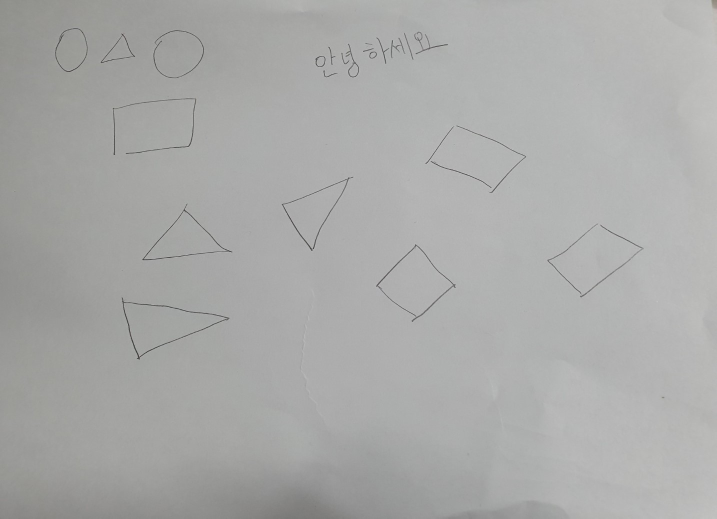
#> input picture sample_images/sample_ppt/7.jpg, 1433 x 1037 px, found by its file name (shown at 1/2 size)
$ python a.py
#> lines starting #> are read from the running program, lines starting #| are printed output that depends on the picture; after the words box and inside, x2 and y2 are one past the last pixel; in counts of white or black regions, pixels touching at a corner belong together
import cv2
import numpy as np
# load image
img = cv2.imread('D:/practice/contour/sample_images/sample_ppt/7.jpg')
#> img is the input picture: shape (1037, 1433, 3); mean B, G, R 168.6, 169.8, 169.3

blur = cv2.GaussianBlur(img, (5, 5), 0)
imgray = cv2.cvtColor(blur, cv2.COLOR_BGR2GRAY)
th1 = cv2.adaptiveThreshold(imgray, 255, cv2.ADAPTIVE_THRESH_GAUSSIAN_C, cv2.THRESH_BINARY, 15, 8)  # gaussian
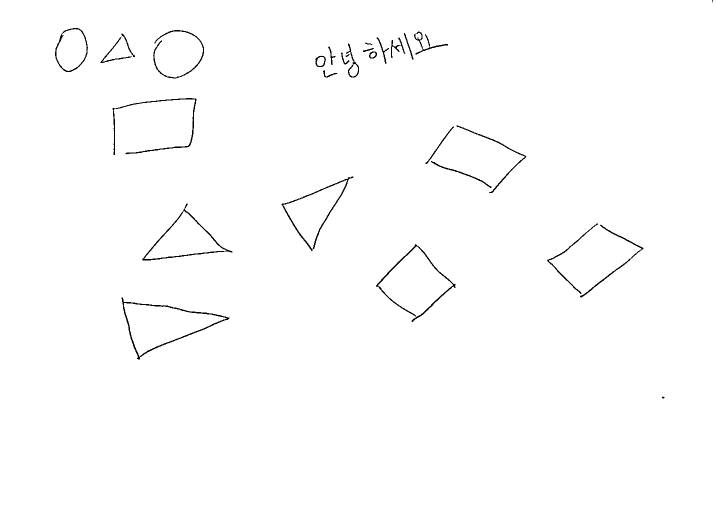
#> th1: shape (1037, 1433) (shown at 1/2 size); 99.2% white; black in thin lines or dots, all inside (x1, y1, x2, y2) = (110, 0, 1426, 797)
kernel = np.ones((7, 3), np.uint8)

# threshold
thresh  = cv2.morphologyEx(th1, cv2.MORPH_ERODE, kernel, iterations=3)
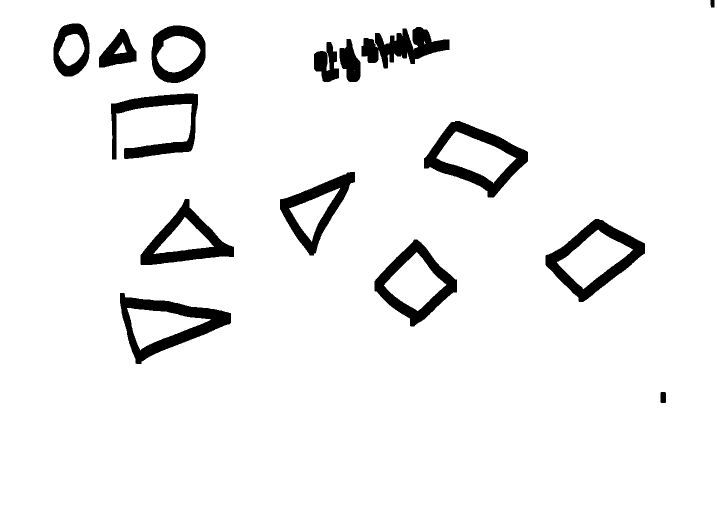
#> thresh: shape (1037, 1433) (shown at 1/2 size); 94.1% white; 15 black regions, largest, box (x1, y1, x2, y2) and area: (240, 586, 462, 728) 10154, (848, 242, 1056, 395) 9715, (1091, 438, 1290, 604) 9521

# apply close morphology
#kernel = np.ones((5,5), np.uint8)
kernel = cv2.getStructuringElement(cv2.MORPH_ELLIPSE, (5,5))
thresh = cv2.morphologyEx(thresh, cv2.MORPH_CLOSE, kernel)
#> thresh: shape (1037, 1433); 94.2% white; 15 black regions, largest, box (x1, y1, x2, y2) and area: (240, 586, 462, 728) 10143, (848, 242, 1056, 395) 9702, (1091, 438, 1290, 604) 9510

imFlood = thresh.copy()
h, w = thresh.shape[:2]
#> h = 1037; w = 1433
mask = np.zeros((h+2, w+2), np.uint8)
cv2.floodFill(imFlood, mask, (0,0), 0)
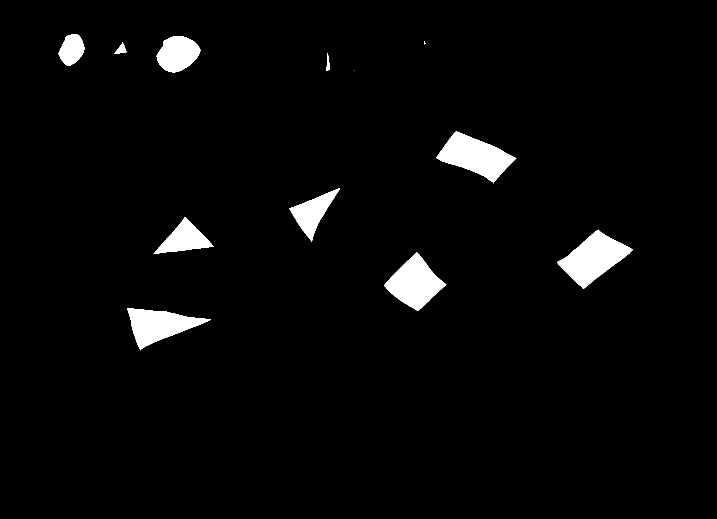
#> imFlood: shape (1037, 1433) (shown at 1/2 size); 3.1% white; 12 white regions (2 under 20 px), largest, box (x1, y1, x2, y2) and area: (1114, 459, 1266, 578) 8564, (873, 263, 1033, 367) 8241, (768, 504, 893, 622) 7550
cv2.imwrite('D:/practice/contour/im_1_floodfill.png',imFlood)

# Combine flood filled image with original objects
imFlood[np.where(thresh==0)]=255
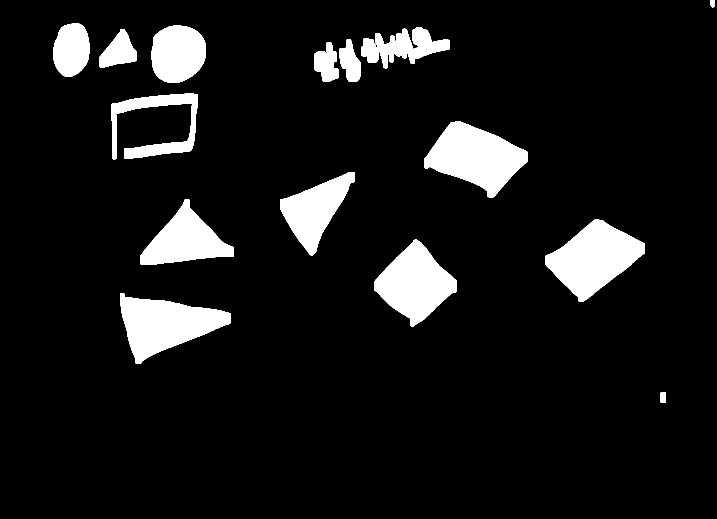
#> imFlood: shape (1037, 1433) (shown at 1/2 size); 9% white; 15 white regions, largest, box (x1, y1, x2, y2) and area: (1091, 438, 1290, 604) 18074, (848, 242, 1056, 395) 17943, (240, 586, 462, 728) 17005
cv2.imwrite('D:/practice/contour/im_2_floodfill.png',imFlood)

# Invert output colors
imFlood=~imFlood
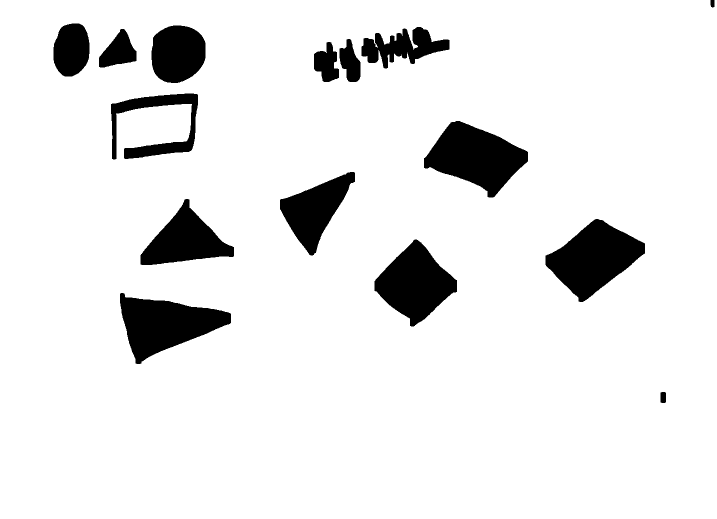
#> imFlood: shape (1037, 1433) (shown at 1/2 size); 91% white; 15 black regions
cv2.imwrite('D:/practice/contour/im_3_floodfill.png',imFlood)

# Find objects and draw bounding box
contours, high = cv2.findContours(imFlood, cv2.RETR_TREE, cv2.CHAIN_APPROX_NONE)
#> contours = 15 contours; largest, box (x1, y1, x2, y2) and area: (0, 0, 1433, 1037) 1483428, (1090, 437, 1291, 605) 18298, (847, 241, 1057, 396) 18188, (239, 585, 463, 729) 17294, (748, 478, 915, 654) 16180; high = 15 rows, first 6: [-1, -1, 1, -1], [2, -1, -1, 0], [3, 1, -1, 0], [4, 2, -1, 0], [5, 3, -1, 0], [6, 4, -1, 0]
for contour in contours:

    [x, y, w, h] = cv2.boundingRect(contour)

    if w * h < 900:
        continue


    cv2.rectangle(img, (x, y), (x + w, y + h), (255, 0, 255), 2)
#> this loop made 15 passes
#> (x, y, w, h) on passes 1 to 12: (0, 0, 1433, 1037), (1320, 783, 13, 24), (239, 585, 224, 144), (748, 478, 167, 176), (1090, 437, 201, 168), (280, 397, 189, 134), (559, 343, 152, 169), (847, 241, 210, 155), (221, 186, 176, 134), (627, 83, 52, 82), (678, 77, 44, 88), (197, 57, 77, 79)
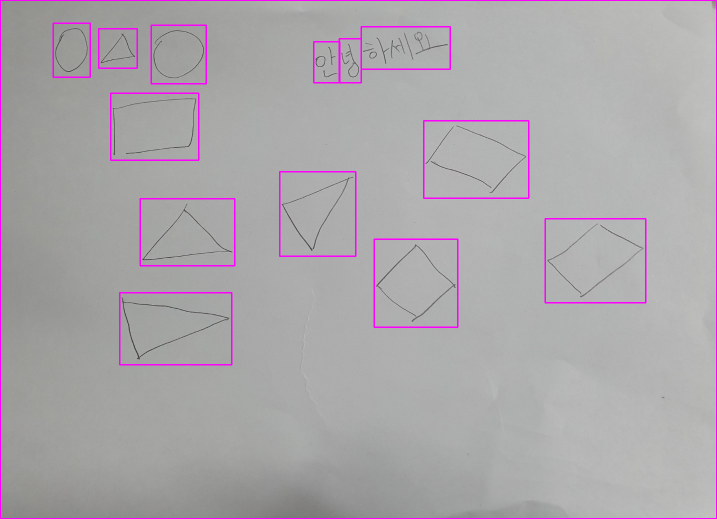
#> img: shape (1037, 1433, 3) (shown at 1/2 size); 1.88% of pixels changed, all inside (x1, y1, x2, y2) = (0, 0, 1433, 1037)

# Save final image
cv2.imwrite('D:/practice/contour/im_4_floodfill.png',img)

$ run again, with sample_images/sample_ppt/1.jpg copied over sample_images/sample_ppt/7.jpg
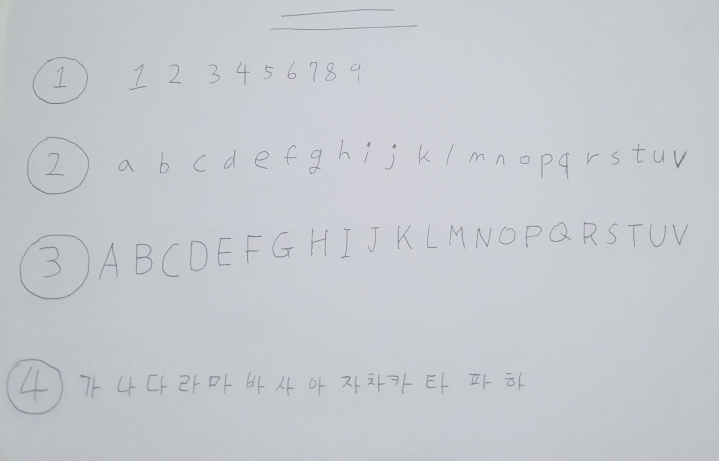
#> input picture sample_images/sample_ppt/1.jpg, 1437 x 922 px, found by its file name (shown at 1/2 size)
#> img is the input picture: shape (922, 1437, 3); mean B, G, R 206, 200.5, 197.3
#> `th1 = cv2.adaptiveThreshold(imgray, 255, cv2.ADAPTIVE_THRESH_GAUSSIAN_..`:
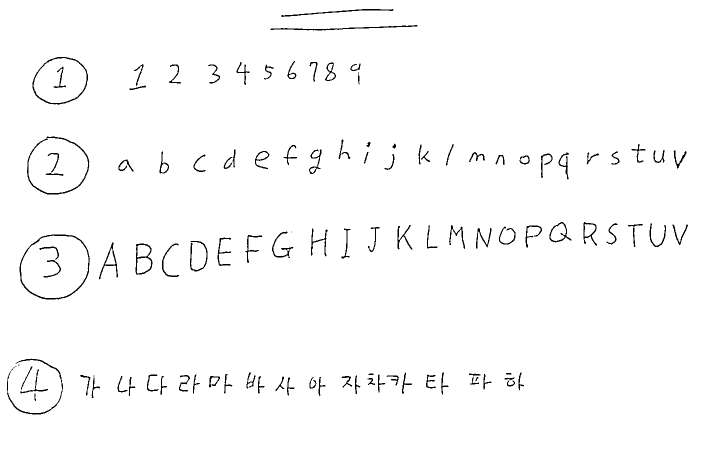
#> th1: shape (922, 1437) (shown at 1/2 size); 98.3% white; black in thin lines or dots, all inside (x1, y1, x2, y2) = (14, 18, 1376, 829)
#> contours = 78 contours; largest, box (x1, y1, x2, y2) and area: (0, 0, 1437, 922) 1322556, (35, 459, 184, 609) 18340, (50, 263, 183, 399) 14542, (10, 707, 130, 839) 12988, (61, 104, 180, 219) 11008; high = 78 rows, first 6: [-1, -1, 1, -1], [2, -1, -1, 0], [3, 1, -1, 0], [4, 2, -1, 0], [5, 3, -1, 0], [6, 4, -1, 0]
#> the loop `for contour in contours: ` made 78 passes
#> (x, y, w, h) on passes 1 to 8: (0, 0, 1437, 922), (615, 744, 40, 58), (547, 743, 46, 58), (414, 742, 30, 43), (231, 742, 44, 60), (679, 741, 46, 57), (156, 740, 48, 66), (848, 739, 28, 48)
#> after the loop `for contour in contours:`:
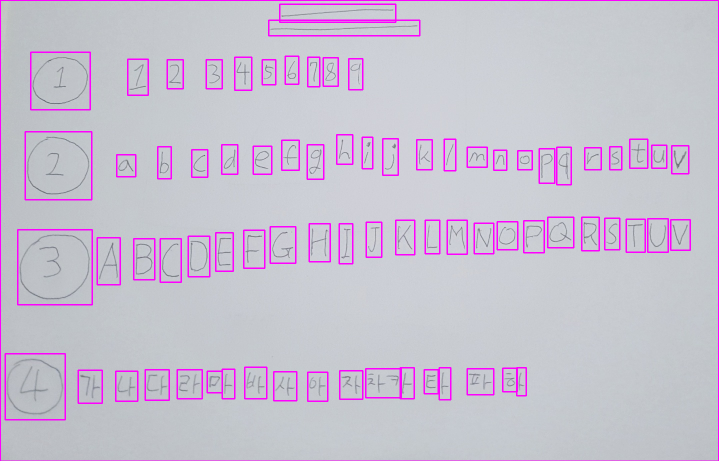
#> img: shape (922, 1437, 3) (shown at 1/2 size); 4.31% of pixels changed, all inside (x1, y1, x2, y2) = (0, 0, 1437, 922)

$ run again, with sample_images/sample_ppt/3.jpg copied over sample_images/sample_ppt/7.jpg
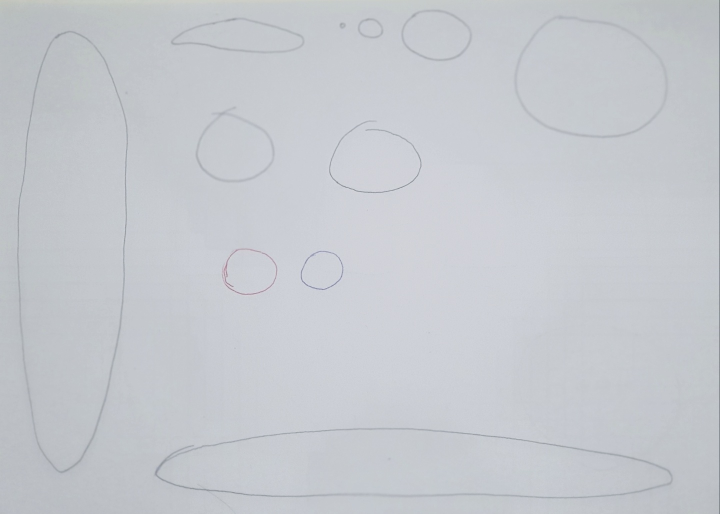
#> input picture sample_images/sample_ppt/3.jpg, 1439 x 1028 px, found by its file name (shown at 1/2 size)
#> img is the input picture: shape (1028, 1439, 3); mean B, G, R 205.8, 200.4, 197.2
#> `th1 = cv2.adaptiveThreshold(imgray, 255, cv2.ADAPTIVE_THRESH_GAUSSIAN_..`:
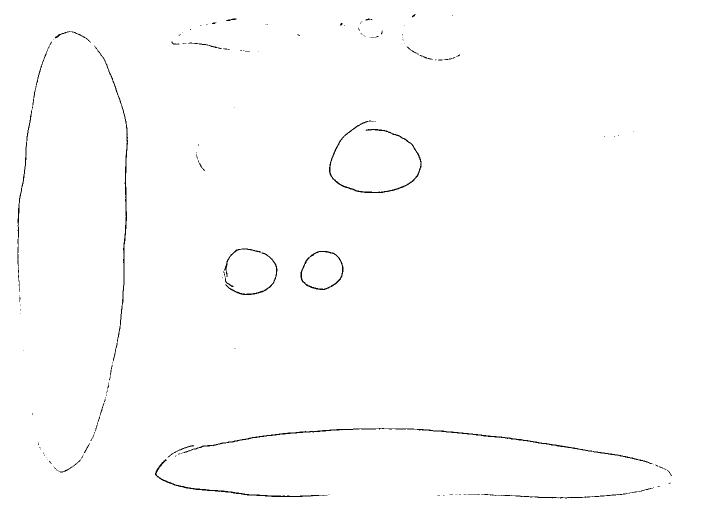
#> th1: shape (1028, 1439) (shown at 1/2 size); 99.3% white; black in thin lines or dots, all inside (x1, y1, x2, y2) = (35, 28, 1344, 997)
#> contours = 33 contours; largest, box (x1, y1, x2, y2) and area: (0, 0, 1439, 1028) 1476826, (306, 846, 1348, 1004) 31496, (654, 231, 847, 396) 23948, (31, 52, 260, 955) 20978, (441, 487, 559, 600) 10742; high = 33 rows, first 6: [-1, -1, 1, -1], [2, -1, -1, 0], [3, 1, -1, 0], [4, 2, -1, 0], [5, 3, -1, 0], [6, 4, -1, 0]
#> the loop `for contour in contours: ` made 33 passes
#> (x, y, w, h) on passes 1 to 8: (0, 0, 1439, 1028), (871, 980, 22, 21), (895, 965, 417, 42), (1311, 962, 13, 22), (306, 846, 1042, 158), (60, 816, 9, 24), (42, 690, 9, 21), (465, 686, 10, 21)
#> after the loop `for contour in contours:`:
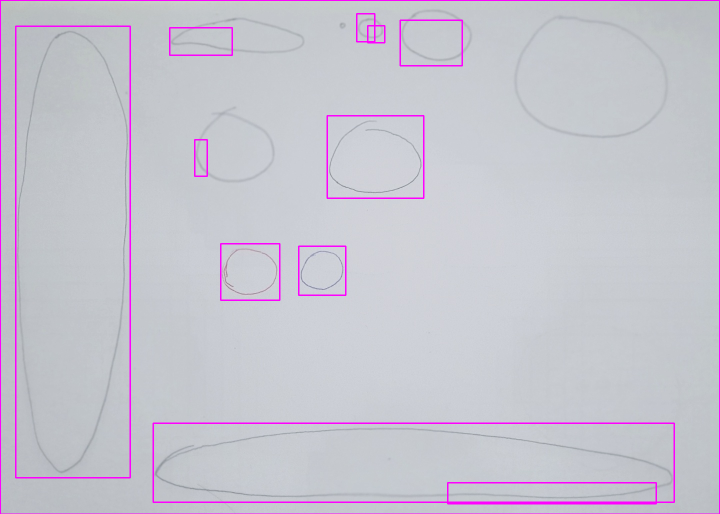
#> img: shape (1028, 1439, 3) (shown at 1/2 size); 2.21% of pixels changed, all inside (x1, y1, x2, y2) = (0, 0, 1439, 1028)
